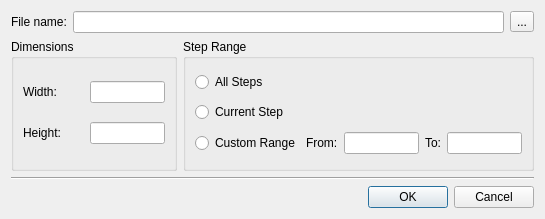
<?xml version="1.0" encoding="UTF-8"?>
<ui version="4.0">
 <class>lcQImageDialog</class>
 <widget class="QDialog" name="lcQImageDialog">
  <property name="geometry">
   <rect>
    <x>0</x>
    <y>0</y>
    <width>545</width>
    <height>219</height>
   </rect>
  </property>
  <property name="windowTitle">
   <string>Save Image</string>
  </property>
  <layout class="QVBoxLayout" name="verticalLayout">
   <item>
    <layout class="QVBoxLayout" name="verticalLayout_2">
     <item>
      <layout class="QHBoxLayout" name="horizontalLayout_2">
       <item>
        <widget class="QLabel" name="label">
         <property name="text">
          <string>File name:</string>
         </property>
         <property name="buddy">
          <cstring>fileName</cstring>
         </property>
        </widget>
       </item>
       <item>
        <widget class="QLineEdit" name="fileName"/>
       </item>
       <item>
        <widget class="QToolButton" name="fileNameBrowse">
         <property name="text">
          <string>...</string>
         </property>
        </widget>
       </item>
      </layout>
     </item>
     <item>
      <layout class="QHBoxLayout" name="horizontalLayout_3">
       <item>
        <widget class="QGroupBox" name="groupBox">
         <property name="title">
          <string>Dimensions</string>
         </property>
         <layout class="QGridLayout" name="gridLayout_2">
          <item row="0" column="0">
           <widget class="QLabel" name="label_3">
            <property name="text">
             <string>Width:</string>
            </property>
            <property name="buddy">
             <cstring>width</cstring>
            </property>
           </widget>
          </item>
          <item row="0" column="1">
           <widget class="QLineEdit" name="width">
            <property name="minimumSize">
             <size>
              <width>75</width>
              <height>0</height>
             </size>
            </property>
            <property name="maximumSize">
             <size>
              <width>75</width>
              <height>16777215</height>
             </size>
            </property>
           </widget>
          </item>
          <item row="1" column="0">
           <widget class="QLabel" name="label_4">
            <property name="text">
             <string>Height:</string>
            </property>
            <property name="buddy">
             <cstring>height</cstring>
            </property>
           </widget>
          </item>
          <item row="1" column="1">
           <widget class="QLineEdit" name="height">
            <property name="minimumSize">
             <size>
              <width>75</width>
              <height>0</height>
             </size>
            </property>
            <property name="maximumSize">
             <size>
              <width>75</width>
              <height>16777215</height>
             </size>
            </property>
           </widget>
          </item>
         </layout>
        </widget>
       </item>
       <item>
        <widget class="QGroupBox" name="groupBox_2">
         <property name="title">
          <string>Step Range</string>
         </property>
         <layout class="QVBoxLayout" name="verticalLayout_3">
          <item>
           <widget class="QRadioButton" name="rangeAll">
            <property name="text">
             <string>All Steps</string>
            </property>
           </widget>
          </item>
          <item>
           <widget class="QRadioButton" name="rangeCurrent">
            <property name="text">
             <string>Current Step</string>
            </property>
           </widget>
          </item>
          <item>
           <layout class="QHBoxLayout" name="horizontalLayout">
            <item>
             <widget class="QRadioButton" name="rangeCustom">
              <property name="text">
               <string>Custom Range</string>
              </property>
             </widget>
            </item>
            <item>
             <widget class="QLabel" name="label_2">
              <property name="text">
               <string>From:</string>
              </property>
             </widget>
            </item>
            <item>
             <widget class="QLineEdit" name="firstStep">
              <property name="minimumSize">
               <size>
                <width>75</width>
                <height>0</height>
               </size>
              </property>
              <property name="maximumSize">
               <size>
                <width>75</width>
                <height>16777215</height>
               </size>
              </property>
             </widget>
            </item>
            <item>
             <widget class="QLabel" name="label_7">
              <property name="text">
               <string>To:</string>
              </property>
             </widget>
            </item>
            <item>
             <widget class="QLineEdit" name="lastStep">
              <property name="minimumSize">
               <size>
                <width>75</width>
                <height>0</height>
               </size>
              </property>
              <property name="maximumSize">
               <size>
                <width>75</width>
                <height>16777215</height>
               </size>
              </property>
             </widget>
            </item>
           </layout>
          </item>
         </layout>
        </widget>
       </item>
      </layout>
     </item>
    </layout>
   </item>
   <item>
    <widget class="QFrame" name="frame">
     <property name="frameShape">
      <enum>QFrame::HLine</enum>
     </property>
     <property name="frameShadow">
      <enum>QFrame::Sunken</enum>
     </property>
    </widget>
   </item>
   <item>
    <widget class="QDialogButtonBox" name="buttonBox">
     <property name="orientation">
      <enum>Qt::Horizontal</enum>
     </property>
     <property name="standardButtons">
      <set>QDialogButtonBox::Cancel|QDialogButtonBox::Ok</set>
     </property>
    </widget>
   </item>
  </layout>
 </widget>
 <tabstops>
  <tabstop>fileName</tabstop>
  <tabstop>fileNameBrowse</tabstop>
  <tabstop>width</tabstop>
  <tabstop>height</tabstop>
  <tabstop>rangeAll</tabstop>
  <tabstop>rangeCurrent</tabstop>
  <tabstop>rangeCustom</tabstop>
  <tabstop>firstStep</tabstop>
  <tabstop>lastStep</tabstop>
  <tabstop>buttonBox</tabstop>
 </tabstops>
 <resources/>
 <connections>
  <connection>
   <sender>buttonBox</sender>
   <signal>accepted()</signal>
   <receiver>lcQImageDialog</receiver>
   <slot>accept()</slot>
   <hints>
    <hint type="sourcelabel">
     <x>222</x>
     <y>225</y>
    </hint>
    <hint type="destinationlabel">
     <x>157</x>
     <y>239</y>
    </hint>
   </hints>
  </connection>
  <connection>
   <sender>buttonBox</sender>
   <signal>rejected()</signal>
   <receiver>lcQImageDialog</receiver>
   <slot>reject()</slot>
   <hints>
    <hint type="sourcelabel">
     <x>290</x>
     <y>231</y>
    </hint>
    <hint type="destinationlabel">
     <x>286</x>
     <y>239</y>
    </hint>
   </hints>
  </connection>
 </connections>
</ui>
